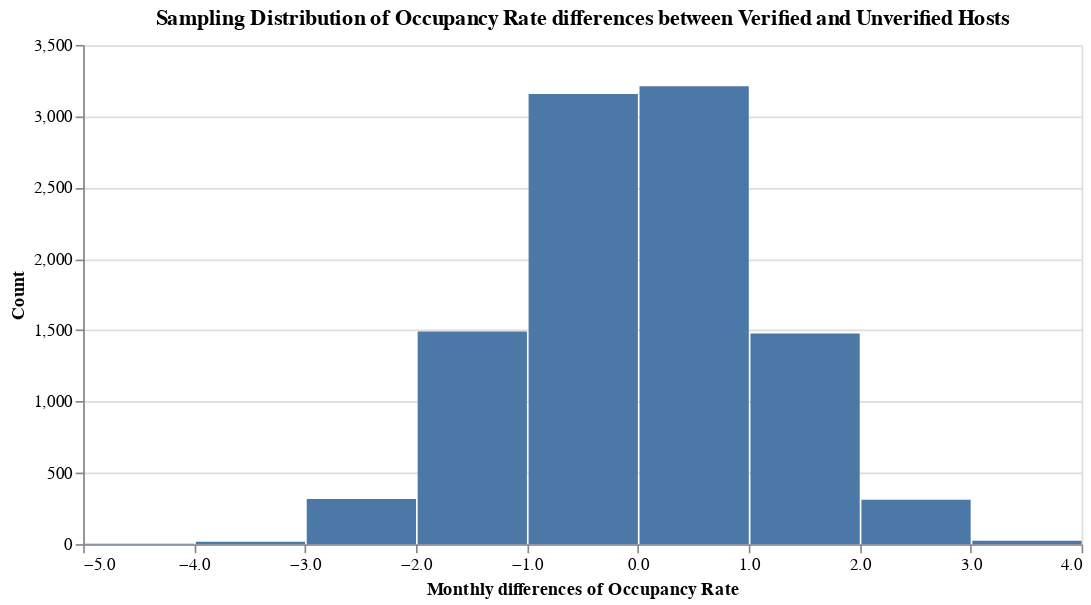

Notebook cell for this chart:
### Code cell
%%time
output = perform_permutation_test(listings_merged_df[listings_merged_df.host_identity_verified==True].occupancy_rate , listings_merged_df[listings_merged_df.host_identity_verified==False].occupancy_rate, x_axis_title='Occupancy Rate', chart_title='Occupancy Rate differences between Verified and Unverified Hosts')
output[1]

### Figure 1 — Vega-Lite specification as saved in the notebook (floating-point values rounded to 4 significant figures; data arrays with more than 128 entries replaced by an {"elided": "..."} marker saying what was removed)
{"config": {"view": {"continuousWidth": 400, "continuousHeight": 300}}, "data": {"name": "data-b8d50690fd9228eaa8991f4c1433f9e7"}, "mark": "bar", "encoding": {"x": {"type": "quantitative", "bin": {"maxbins": 15}, "field": "Diffs", "title": "Monthly differences of Occupancy Rate"}, "y": {"type": "quantitative", "aggregate": "count", "title": "Count"}}, "title": "Sampling Distribution of Occupancy Rate differences between Verified and Unverified Hosts", "width": 600, "$schema": "https://vega.github.io/schema/vega-lite/v4.8.1.json", "datasets": {"data-b8d50690fd9228eaa8991f4c1433f9e7": {"elided": "10000 records"}}}
